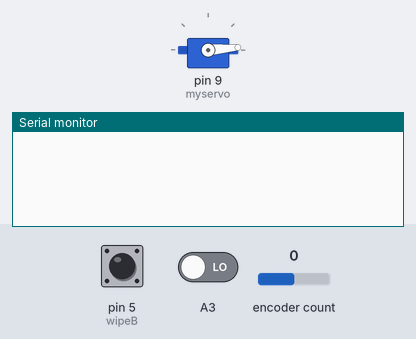
A sketch run on a simulated Arduino Uno, built with avr-gcc and run on an emulated ATmega328P. Shown: servo, the last lines printed to the serial monitor. The inputs (shaded band) are chosen by the test bench; at power-on: encoder count 0, pin 5 (wipeB) HIGH, A3 LOW.

Above: at 1.2 s.
1.3 s: encoder count set to 1
At 2.4 s:
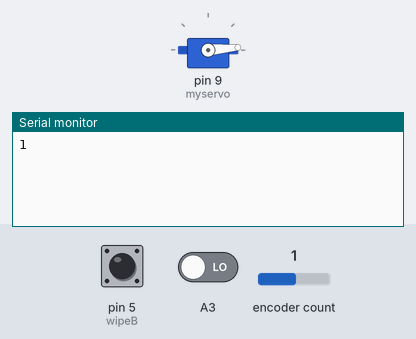
3.0 s: pin 5 (wipeB) pulled LOW for 1 s
At 4.0 s:
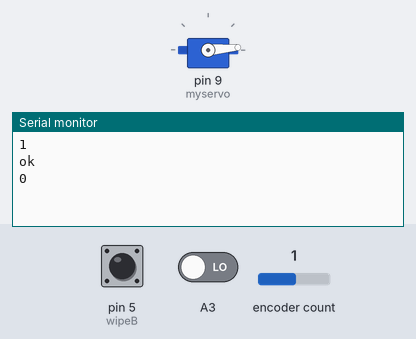
5.5 s: pin 5 (wipeB) pulled LOW for 3.2 s
At 9.2 s:
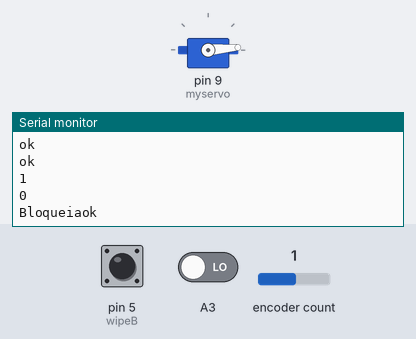

Measured:
- after the input at 1.3 s, the serial monitor: prints a new line after 0.20 s (image 1)
- after the input at 3.0 s, the serial monitor: prints a new line after 0.50 s (image 2)
- after the input at 5.5 s, the serial monitor: prints a new line after 1.5 s (image 3)

The sketch:

Tranca.ino
```cpp
#include <RotaryEncoder.h>
#include <Servo.h>

#define wipeB 5 //botão SW

RotaryEncoder encoder(A2, A3);
Servo myservo;

signed int senha[] = {15,-22,15}; // senha salva
signed int matriz[3]; //guarda senha lida
boolean match = false;
int pos = 0;

void setup() {
  myservo.attach(9);
  pinMode(wipeB, INPUT_PULLUP);   // Enable pin's pull up resistor
  Serial.begin(57600);

  PCICR |= (1 << PCIE1);    // This enables Pin Change Interrupt 1 that covers the Analog input pins or Port C.
  PCMSK1 |= (1 << PCINT10) | (1 << PCINT11);
}

bool monitorWipeButton(uint32_t interval) {
  uint32_t now = (uint32_t)millis();
  while ((uint32_t)millis() - now < interval)  {
    // check on every half a second
    if (((uint32_t)millis() % 500) == 0) {
      if (digitalRead(wipeB) != LOW)
        return false;
    }
  }
  return true;
}

ISR(PCINT1_vect) {
  encoder.tick(); // just call tick() to check the state.
}

void loop() {

  encoder.tick();

  int newPos = encoder.getPosition();
  if (pos != newPos) {
    Serial.print(newPos);
    Serial.println();
    pos = newPos;
  }
  else {
    static int n = 0;
    static int pos = 0;
    myservo.write(5);

    bool buttonState = monitorWipeButton(1000);
    if (buttonState)
    {
      matriz[n]=encoder.getPosition();
      ++n;
      Serial.println("ok");
      encoder.setPosition(0);
      //Serial.println(n);
        }
    if (n == 3)
    {
      if ( matriz[0] != 0 )    // Make sure there is something in the array first
        match = true;       // Assume they match at first
      for (int i = 0; i < 2; ++i)
      {
        if (senha[i] != matriz[i])
        {
          match = false;
          Serial.println(matriz[i]);
        }
      }
      if (match)
      {
        Serial.print("Destrava"); //Destrava
        myservo.write(90);              // tell servo to go to position in variable 'pos'
        delay(15);
        n = 0;
      }
      else
      {
        Serial.print("Bloqueia"); //bloqueia
        myservo.write(5);              // tell servo to go to position in variable 'pos'
        delay(15);
        n = 0;
      }

    }
  }
}
```
